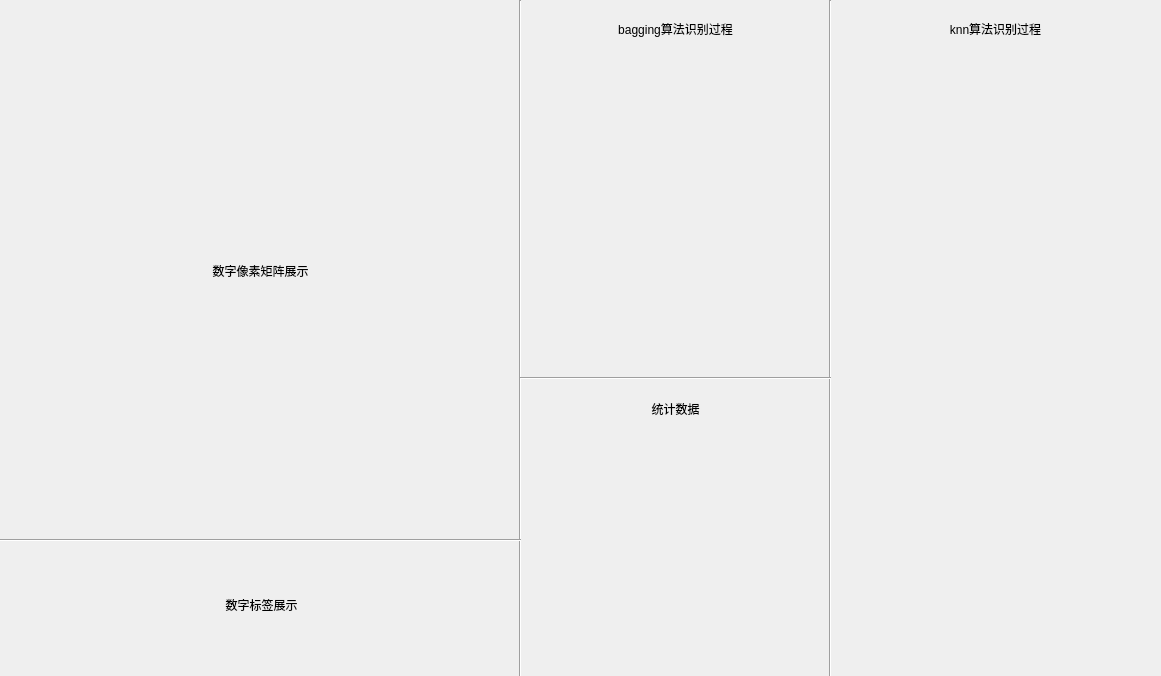
<?xml version="1.0" encoding="UTF-8"?>
<ui version="4.0">
 <class>second_form</class>
 <widget class="QWidget" name="second_form">
  <property name="geometry">
   <rect>
    <x>0</x>
    <y>0</y>
    <width>1161</width>
    <height>676</height>
   </rect>
  </property>
  <property name="windowTitle">
   <string>手写数字识别</string>
  </property>
  <property name="layoutDirection">
   <enum>Qt::LeftToRight</enum>
  </property>
  <widget class="Line" name="line">
   <property name="geometry">
    <rect>
     <x>510</x>
     <y>0</y>
     <width>20</width>
     <height>681</height>
    </rect>
   </property>
   <property name="orientation">
    <enum>Qt::Vertical</enum>
   </property>
  </widget>
  <widget class="Line" name="line_2">
   <property name="geometry">
    <rect>
     <x>820</x>
     <y>0</y>
     <width>20</width>
     <height>681</height>
    </rect>
   </property>
   <property name="orientation">
    <enum>Qt::Vertical</enum>
   </property>
  </widget>
  <widget class="QLabel" name="img_matrix_label">
   <property name="geometry">
    <rect>
     <x>0</x>
     <y>0</y>
     <width>521</width>
     <height>541</height>
    </rect>
   </property>
   <property name="toolTip">
    <string>用以显示当前识别的数字的像素矩阵</string>
   </property>
   <property name="layoutDirection">
    <enum>Qt::LeftToRight</enum>
   </property>
   <property name="frameShadow">
    <enum>QFrame::Plain</enum>
   </property>
   <property name="text">
    <string>数字像素矩阵展示</string>
   </property>
   <property name="alignment">
    <set>Qt::AlignCenter</set>
   </property>
  </widget>
  <widget class="Line" name="line_3">
   <property name="geometry">
    <rect>
     <x>0</x>
     <y>530</y>
     <width>521</width>
     <height>20</height>
    </rect>
   </property>
   <property name="orientation">
    <enum>Qt::Horizontal</enum>
   </property>
  </widget>
  <widget class="QLabel" name="finnal_label">
   <property name="geometry">
    <rect>
     <x>1</x>
     <y>534</y>
     <width>521</width>
     <height>141</height>
    </rect>
   </property>
   <property name="toolTip">
    <string>&lt;html&gt;&lt;head/&gt;&lt;body&gt;&lt;p&gt;用以展示当前数字的正确标签&lt;/p&gt;&lt;/body&gt;&lt;/html&gt;</string>
   </property>
   <property name="text">
    <string>数字标签展示</string>
   </property>
   <property name="alignment">
    <set>Qt::AlignCenter</set>
   </property>
  </widget>
  <widget class="QLabel" name="bagging_label">
   <property name="geometry">
    <rect>
     <x>520</x>
     <y>80</y>
     <width>311</width>
     <height>271</height>
    </rect>
   </property>
   <property name="toolTip">
    <string>&lt;html&gt;&lt;head/&gt;&lt;body&gt;&lt;p&gt;用以展示bugging算法识别的过程数据及结果&lt;/p&gt;&lt;/body&gt;&lt;/html&gt;</string>
   </property>
   <property name="text">
    <string/>
   </property>
   <property name="alignment">
    <set>Qt::AlignHCenter|Qt::AlignTop</set>
   </property>
  </widget>
  <widget class="QLabel" name="knn_label">
   <property name="geometry">
    <rect>
     <x>850</x>
     <y>60</y>
     <width>291</width>
     <height>611</height>
    </rect>
   </property>
   <property name="toolTip">
    <string>&lt;html&gt;&lt;head/&gt;&lt;body&gt;&lt;p&gt;用以展示knn算法的识别过程&lt;/p&gt;&lt;/body&gt;&lt;/html&gt;</string>
   </property>
   <property name="text">
    <string/>
   </property>
   <property name="alignment">
    <set>Qt::AlignHCenter|Qt::AlignTop</set>
   </property>
  </widget>
  <widget class="Line" name="line_4">
   <property name="geometry">
    <rect>
     <x>520</x>
     <y>370</y>
     <width>311</width>
     <height>16</height>
    </rect>
   </property>
   <property name="orientation">
    <enum>Qt::Horizontal</enum>
   </property>
  </widget>
  <widget class="QLabel" name="count_label">
   <property name="geometry">
    <rect>
     <x>520</x>
     <y>430</y>
     <width>311</width>
     <height>231</height>
    </rect>
   </property>
   <property name="toolTip">
    <string>&lt;html&gt;&lt;head/&gt;&lt;body&gt;&lt;p&gt;用以展示算法正确率的相关统计数据&lt;/p&gt;&lt;/body&gt;&lt;/html&gt;</string>
   </property>
   <property name="text">
    <string/>
   </property>
   <property name="alignment">
    <set>Qt::AlignHCenter|Qt::AlignTop</set>
   </property>
  </widget>
  <widget class="QLabel" name="bagging_label_2">
   <property name="geometry">
    <rect>
     <x>520</x>
     <y>20</y>
     <width>311</width>
     <height>21</height>
    </rect>
   </property>
   <property name="toolTip">
    <string>&lt;html&gt;&lt;head/&gt;&lt;body&gt;&lt;p&gt;用以展示bugging算法识别的过程数据及结果&lt;/p&gt;&lt;/body&gt;&lt;/html&gt;</string>
   </property>
   <property name="text">
    <string>bagging算法识别过程</string>
   </property>
   <property name="alignment">
    <set>Qt::AlignHCenter|Qt::AlignTop</set>
   </property>
  </widget>
  <widget class="QLabel" name="count_label_2">
   <property name="geometry">
    <rect>
     <x>520</x>
     <y>400</y>
     <width>311</width>
     <height>31</height>
    </rect>
   </property>
   <property name="toolTip">
    <string>&lt;html&gt;&lt;head/&gt;&lt;body&gt;&lt;p&gt;用以展示算法正确率的相关统计数据&lt;/p&gt;&lt;/body&gt;&lt;/html&gt;</string>
   </property>
   <property name="text">
    <string>统计数据</string>
   </property>
   <property name="alignment">
    <set>Qt::AlignHCenter|Qt::AlignTop</set>
   </property>
  </widget>
  <widget class="QLabel" name="bagging_label_3">
   <property name="geometry">
    <rect>
     <x>850</x>
     <y>20</y>
     <width>291</width>
     <height>21</height>
    </rect>
   </property>
   <property name="toolTip">
    <string>&lt;html&gt;&lt;head/&gt;&lt;body&gt;&lt;p&gt;用以展示bugging算法识别的过程数据及结果&lt;/p&gt;&lt;/body&gt;&lt;/html&gt;</string>
   </property>
   <property name="text">
    <string>knn算法识别过程</string>
   </property>
   <property name="alignment">
    <set>Qt::AlignHCenter|Qt::AlignTop</set>
   </property>
  </widget>
 </widget>
 <resources/>
 <connections/>
</ui>
